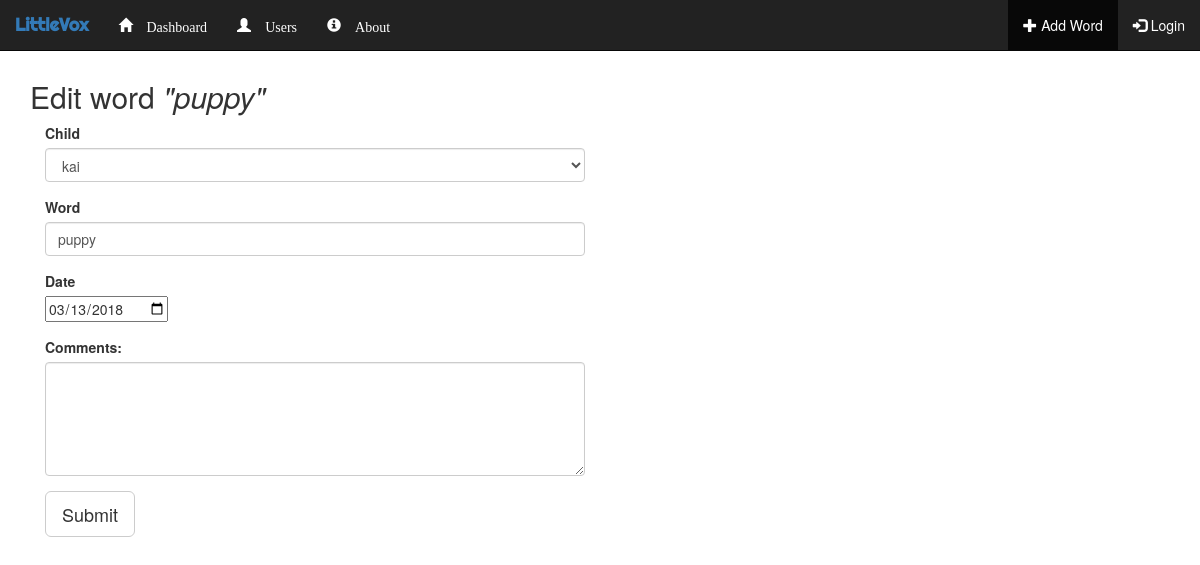
The page /outline/word/edit/6/ on the database as committed earlier.
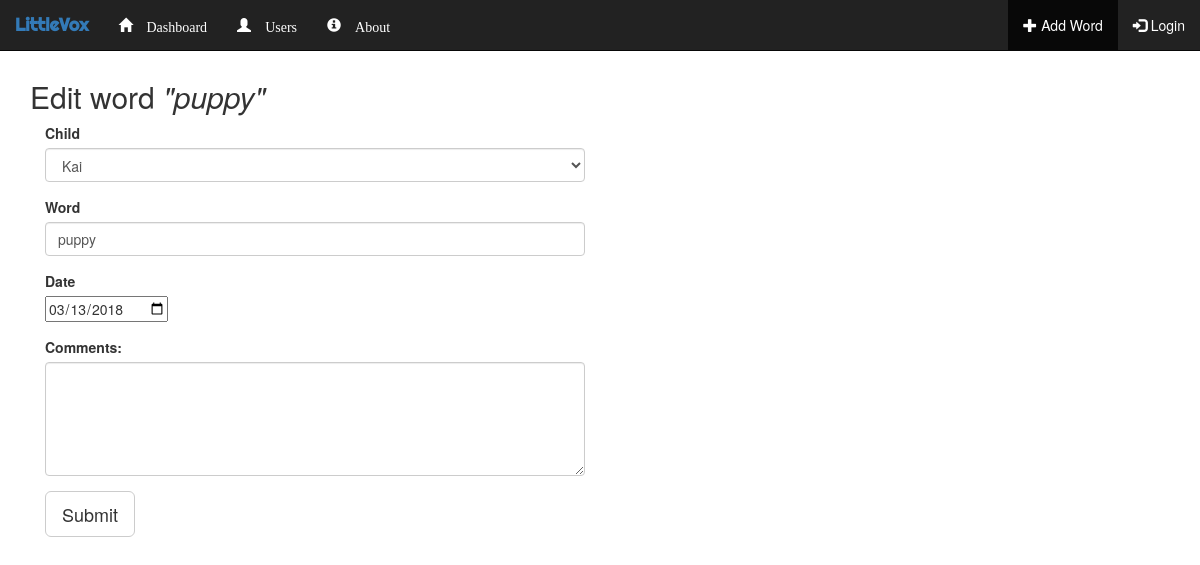
The same page on the database as committed later.
### outline/models.py (models this page shows, shortened)
class Word(models.Model):
    child = models.ForeignKey(Child, on_delete=models.CASCADE)
    word = models.CharField(max_length=50)
    date = models.DateField(default=datetime.date.today)
    etymology = models.TextField(default='', blank=True, null=True)
    note = models.CharField(max_length=500, blank=True, default="")
    def get_date(self):
        return str(self.date)

class Child(models.Model):
    parent_guardian = models.ForeignKey(User, on_delete=models.CASCADE)
    name = models.CharField(max_length=50)
    date_of_birth = models.DateField(default=datetime.date.today)
    is_default = models.BooleanField()

### outline/views.py (the view)
# urls.py: url(r'^word/edit/(?P<wordid>[0-9]+)/', views.edit_word, name='edit_word'),
def edit_word(request, wordid):
    context = dict()
    context['addword_active'] = True
    if request.POST:
        postData = dict(request.POST)
        context['keys'] = str(postData.keys())
        context['values'] = str(postData.values())
    word = Word.objects.get(id=wordid)
    context['word'] = word
    context['date'] = word.get_date()
    return render(request, 'outline/edit_word.html', context)

### outline/templates/outline/edit_word.html (shortened to what this page needs)
{% extends 'outline/base.html' %}
{% block body %}
<br>
<div class="container">
    <h2>Edit word <i>"{{ word.word }}"</i></h2>
    <div class="col-md-6">
    <form action="" method="post" enctype="multipart/form-data">
        <div class="form-group">
            <label for="id_child">Child</label>
            <select class="form-control" required id="id_child" name="child">
                    <option>{{ word.child.name }}</option>
            </select>
        </div>
        <div class="form-group">
            <label for="id_word">Word</label>
            <input type="text" class="form-control" required id="id_word" name="word" value="{{word.word}}">
        </div>
        <div class="form-group">
            <label for "date">Date</label><br>
            <input type="date" name="date" value="{{date}}">
        </div>
        <div class="form-group">
            <label for="notes">Comments:</label>
            <textarea class="form-control" rows="5" id="id_notes" name="notes">{{word.note}}</textarea>
        </div>
        <div class="btn-group btn-group-lg">
            <button type="submit" class="btn btn-default">Submit</button>
        </div>
    </form>
    </div>
</div>
{% endblock %}

Rows that differ between the two databases and show on the page:
changed through a linked row, Word "puppy": child "kai" → "Kai"
